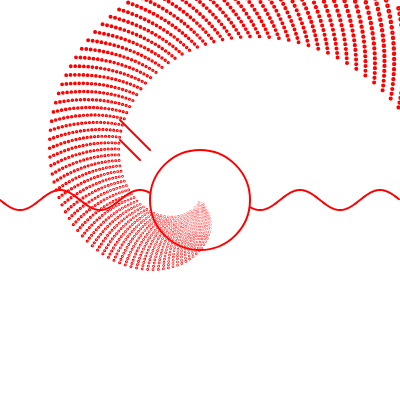
Frame 1 (no input)
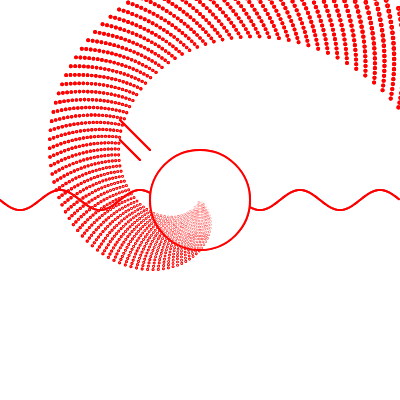
Frame 2 (the mouse pressed at the canvas centre, redrawn once)

The p5.js sketch that drew these frames (run headless with seeded random() and noise() and a simulated clock; the mouse was pressed at the canvas centre and the sketch redrawn once):

// p5.js sketch
// ── sketch.js
function preload() {
  // preload assets
}

function setup() {
  createCanvas(sketchWidth, sketchHeight);
}

const sketchWidth = 400;
const sketchHeight = 400;
const angleDistance = 3;
const maxAngle = 320;

function setup() {
  createCanvas(sketchWidth, sketchHeight);
}

function draw() {
  stroke(255, 0, 0);
  strokeWeight(2);
  noFill();
  beginShape();
  for (let x = 0; x < sketchWidth; x += 1) {
    vertex(x, sin(((Math.PI * 10) / sketchWidth) * x) * 10 + sketchHeight / 2);
  }
  endShape();

  fill(255);
  circle(200, 200, 100);

  for (let layer = 100; layer < 120; layer += 1) {
    for (let angle = 0; angle < maxAngle; angle += angleDistance) {
      // each layer the angle is offset
      const rad = (Math.PI / 180) * (angle + layer * 4);

      // we use the angle also as a radius in the polar function
      // so the bigger the angle, the bigger the radius
      const x = angle * cos(rad);
      const y = angle * sin(rad);

      // we also use the angle for the circle size
      // growing angle, radius and size
      circle(x + sketchWidth / 2, y + sketchHeight / 2, angle / 100);
    }
  }
  noLoop();

  beginShape();
  vertex(150, 150);
  vertex(120, 120);
  endShape();

  beginShape();
  vertex(120, 140);
  vertex(140, 160);
  endShape();
}
